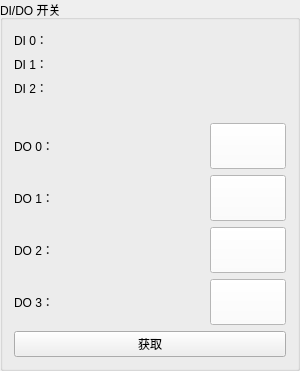
                      <widget class="QGroupBox" name="groupBox_3">
                       <property name="minimumSize">
                        <size>
                         <width>300</width>
                         <height>0</height>
                        </size>
                       </property>
                       <property name="title">
                        <string>DI/DO 开关</string>
                       </property>
                       <layout class="QVBoxLayout" name="verticalLayout_8">
                        <item>
                         <layout class="QHBoxLayout" name="horizontalLayout_36">
                          <item>
                           <widget class="QLabel" name="label_53">
                            <property name="minimumSize">
                             <size>
                              <width>196</width>
                              <height>0</height>
                             </size>
                            </property>
                            <property name="text">
                             <string>DI 0：</string>
                            </property>
                           </widget>
                          </item>
                          <item>
                           <widget class="QLabel" name="label_54">
                            <property name="text">
                             <string/>
                            </property>
                            <property name="pixmap">
                             <pixmap resource="resource.qrc">:/image/switch_off.png</pixmap>
                            </property>
                            <property name="scaledContents">
                             <bool>false</bool>
                            </property>
                            <property name="alignment">
                             <set>Qt::AlignCenter</set>
                            </property>
                           </widget>
                          </item>
                         </layout>
                        </item>
                        <item>
                         <layout class="QHBoxLayout" name="horizontalLayout_37">
                          <item>
                           <widget class="QLabel" name="label_55">
                            <property name="minimumSize">
                             <size>
                              <width>196</width>
                              <height>0</height>
                             </size>
                            </property>
                            <property name="text">
                             <string>DI 1：</string>
                            </property>
                           </widget>
                          </item>
                          <item>
                           <widget class="QLabel" name="label_56">
                            <property name="text">
                             <string/>
                            </property>
                            <property name="pixmap">
                             <pixmap resource="resource.qrc">:/image/switch_off.png</pixmap>
                            </property>
                            <property name="scaledContents">
                             <bool>false</bool>
                            </property>
                            <property name="alignment">
                             <set>Qt::AlignCenter</set>
                            </property>
                           </widget>
                          </item>
                         </layout>
                        </item>
                        <item>
                         <layout class="QHBoxLayout" name="horizontalLayout_38">
                          <item>
                           <widget class="QLabel" name="label_57">
                            <property name="minimumSize">
                             <size>
                              <width>196</width>
                              <height>0</height>
                             </size>
                            </property>
                            <property name="text">
                             <string>DI 2：</string>
                            </property>
                           </widget>
                          </item>
                          <item>
                           <widget class="QLabel" name="label_58">
                            <property name="text">
                             <string/>
                            </property>
                            <property name="pixmap">
                             <pixmap resource="resource.qrc">:/image/switch_off.png</pixmap>
                            </property>
                            <property name="scaledContents">
                             <bool>false</bool>
                            </property>
                            <property name="alignment">
                             <set>Qt::AlignCenter</set>
                            </property>
                           </widget>
                          </item>
                         </layout>
                        </item>
                        <item>
                         <spacer name="verticalSpacer_5">
                          <property name="orientation">
                           <enum>Qt::Vertical</enum>
                          </property>
                          <property name="sizeType">
                           <enum>QSizePolicy::Fixed</enum>
                          </property>
                          <property name="sizeHint" stdset="0">
                           <size>
                            <width>20</width>
                            <height>20</height>
                           </size>
                          </property>
                         </spacer>
                        </item>
                        <item>
                         <layout class="QHBoxLayout" name="horizontalLayout_42">
                          <item>
                           <widget class="QLabel" name="label_63">
                            <property name="text">
                             <string>DO 0：</string>
                            </property>
                           </widget>
                          </item>
                          <item>
                           <widget class="QPushButton" name="pushButton_11">
                            <property name="minimumSize">
                             <size>
                              <width>76</width>
                              <height>46</height>
                             </size>
                            </property>
                            <property name="maximumSize">
                             <size>
                              <width>76</width>
                              <height>46</height>
                             </size>
                            </property>
                            <property name="autoFillBackground">
                             <bool>false</bool>
                            </property>
                            <property name="styleSheet">
                             <string notr="true">background-color: rgb(255, 255, 255);</string>
                            </property>
                            <property name="text">
                             <string/>
                            </property>
                            <property name="icon">
                             <iconset resource="resource.qrc">
                              <normaloff>:/image/switch_off.png</normaloff>:/image/switch_off.png</iconset>
                            </property>
                            <property name="iconSize">
                             <size>
                              <width>72</width>
                              <height>72</height>
                             </size>
                            </property>
                            <property name="flat">
                             <bool>false</bool>
                            </property>
                           </widget>
                          </item>
                         </layout>
                        </item>
                        <item>
                         <layout class="QHBoxLayout" name="horizontalLayout_41">
                          <item>
                           <widget class="QLabel" name="label_61">
                            <property name="text">
                             <string>DO 1：</string>
                            </property>
                           </widget>
                          </item>
                          <item>
                           <widget class="QPushButton" name="pushButton_12">
                            <property name="minimumSize">
                             <size>
                              <width>76</width>
                              <height>46</height>
                             </size>
                            </property>
                            <property name="maximumSize">
                             <size>
                              <width>76</width>
                              <height>46</height>
                             </size>
                            </property>
                            <property name="autoFillBackground">
                             <bool>false</bool>
                            </property>
                            <property name="styleSheet">
                             <string notr="true">background-color: rgb(255, 255, 255);</string>
                            </property>
                            <property name="text">
                             <string/>
                            </property>
                            <property name="icon">
                             <iconset resource="resource.qrc">
                              <normaloff>:/image/switch_off.png</normaloff>:/image/switch_off.png</iconset>
                            </property>
                            <property name="iconSize">
                             <size>
                              <width>72</width>
                              <height>72</height>
                             </size>
                            </property>
                            <property name="flat">
                             <bool>false</bool>
                            </property>
                           </widget>
                          </item>
                         </layout>
                        </item>
                        <item>
                         <layout class="QHBoxLayout" name="horizontalLayout_43">
                          <item>
                           <widget class="QLabel" name="label_65">
                            <property name="text">
                             <string>DO 2：</string>
                            </property>
                           </widget>
                          </item>
                          <item>
                           <widget class="QPushButton" name="pushButton_13">
                            <property name="minimumSize">
                             <size>
                              <width>76</width>
                              <height>46</height>
                             </size>
                            </property>
                            <property name="maximumSize">
                             <size>
                              <width>76</width>
                              <height>46</height>
                             </size>
                            </property>
                            <property name="autoFillBackground">
                             <bool>false</bool>
                            </property>
                            <property name="styleSheet">
                             <string notr="true">background-color: rgb(255, 255, 255);</string>
                            </property>
                            <property name="text">
                             <string/>
                            </property>
                            <property name="icon">
                             <iconset resource="resource.qrc">
                              <normaloff>:/image/switch_off.png</normaloff>:/image/switch_off.png</iconset>
                            </property>
                            <property name="iconSize">
                             <size>
                              <width>72</width>
                              <height>72</height>
                             </size>
                            </property>
                            <property name="flat">
                             <bool>false</bool>
                            </property>
                           </widget>
                          </item>
                         </layout>
                        </item>
                        <item>
                         <layout class="QHBoxLayout" name="horizontalLayout_40">
                          <item>
                           <widget class="QLabel" name="label_59">
                            <property name="text">
                             <string>DO 3：</string>
                            </property>
                           </widget>
                          </item>
                          <item>
                           <widget class="QPushButton" name="pushButton_14">
                            <property name="minimumSize">
                             <size>
                              <width>76</width>
                              <height>46</height>
                             </size>
                            </property>
                            <property name="maximumSize">
                             <size>
                              <width>76</width>
                              <height>46</height>
                             </size>
                            </property>
                            <property name="autoFillBackground">
                             <bool>false</bool>
                            </property>
                            <property name="styleSheet">
                             <string notr="true">background-color: rgb(255, 255, 255);</string>
                            </property>
                            <property name="text">
                             <string/>
                            </property>
                            <property name="icon">
                             <iconset resource="resource.qrc">
                              <normaloff>:/image/switch_off.png</normaloff>:/image/switch_off.png</iconset>
                            </property>
                            <property name="iconSize">
                             <size>
                              <width>72</width>
                              <height>72</height>
                             </size>
                            </property>
                            <property name="flat">
                             <bool>false</bool>
                            </property>
                           </widget>
                          </item>
                         </layout>
                        </item>
                        <item>
                         <layout class="QHBoxLayout" name="horizontalLayout_77">
                          <item>
                           <widget class="QPushButton" name="pushButton_54">
                            <property name="text">
                             <string>获取</string>
                            </property>
                           </widget>
                          </item>
                         </layout>
                        </item>
                       </layout>
                      </widget>
